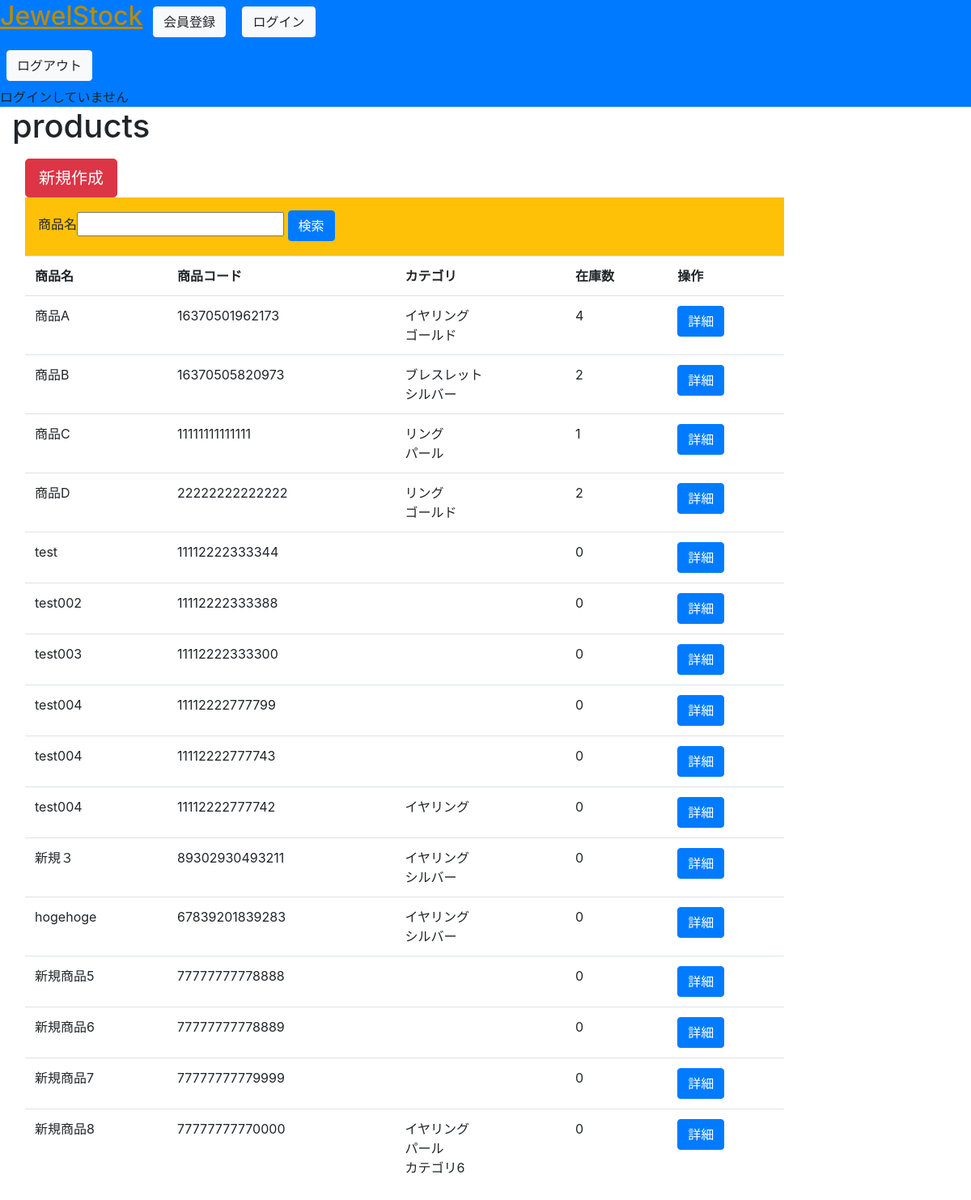
The page /product on the database as committed earlier.
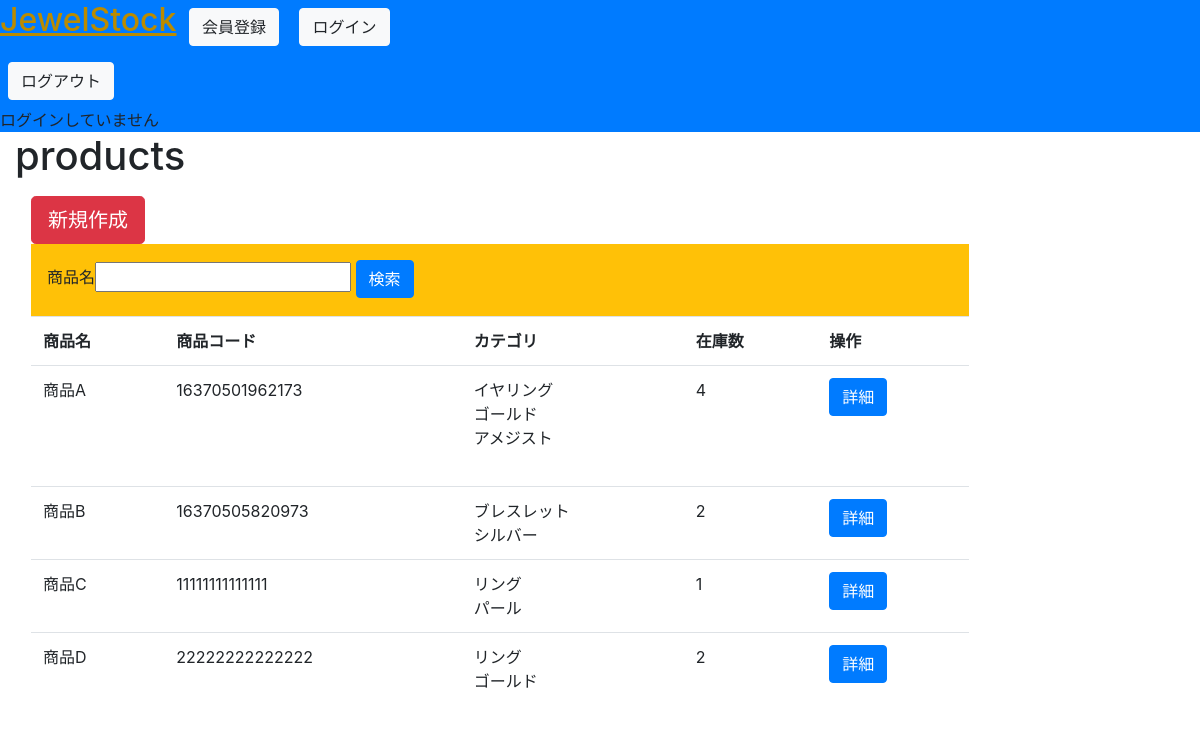
The same page on the database as committed later.
### jewelstock/models.py (models this page shows, shortened)
class Product(models.Model):
    product_code_regex = RegexValidator(regex=r'^[0-9]{14}$')
    product_code = models.PositiveIntegerField(verbose_name='商品コード', primary_key=True, validators=[product_code_regex])
    name = models.CharField(verbose_name='商品名', max_length=200)
    category = models.ManyToManyField(ProductCategory, verbose_name='カテゴリー', blank=True)
    description = models.CharField(verbose_name='商品説明', max_length=400)
    weight = models.CharField(verbose_name='重量', max_length=200, null=True, blank=True)
    size = models.CharField(verbose_name='サイズ', max_length=200, null=True, blank=True)
    price = models.PositiveIntegerField(verbose_name='税込み価格')
    def count_item(self):
        return Item.objects.filter(product=self).count()

class ProductCategory(models.Model):
    name = models.CharField(verbose_name='カテゴリー', max_length=20)
    def __str__(self):
        return self.name

### jewelstock/views.py (the view)
class ProductsView(View):
    def get(self, request, *args, **kwargs):
        context = {}
        context['products'] = Product.objects.all()
        return render(request, 'jewelstock/product/list.html', context)

### templates/jewelstock/product/list.html (shortened to what this page needs)
{% extends "base.html" %}
{% load bootstrap %}
{% block body_title %}products{% endblock %}
{% block content %}
<a href="{% url 'jewelstock:product_create' %}" class='btn btn-lg btn-danger'>新規作成</a>
<form action="" class="form p-3 bg-warning">
    <label>商品名<input type="text" name="keyword" value="{{ request.GET.keyword }}"></label>
    <button type="submit" class="btn btn-primary">検索</button>
</form>
<table class="table">
    <tr>
        <th>商品名</th>
        <th>商品コード</th>
        <th>カテゴリ</th>
        <th>在庫数</th>
        <th>操作</th>
    </tr>
    {% for product in products %}
    <tr>
        <td>{{ product.name }}</td>
        <td>{{ product.product_code }}</td>
        <td>
            {% for category in product.category.all %}
                {{ category }}<br>
            {% endfor %}
        </td>
        <td>
            {{ product.count_item }}
        </td>
        <td>
            <a href="{% url 'jewelstock:product_detail' pk=product.product_code %}" class="btn btn-primary">詳細</a>
        </td>
    </tr>
    {% endfor %}
</table>
{% endblock %}

Rows that differ between the two databases and show on the page:
removed Product: name "test", product_code "11112222333344", count_item "0"
removed Product: name "test002", product_code "11112222333388", count_item "0"
removed Product: name "test003", product_code "11112222333300", count_item "0"
removed Product: name "test004", product_code "11112222777799", count_item "0"
removed Product: name "test004", product_code "11112222777743", count_item "0"
removed Product: name "test004", product_code "11112222777742", count_item "0", ProductCategory (name "イヤリング")
removed Product: name "新規３", product_code "89302930493211", count_item "0", ProductCategory (name "イヤリング"), ProductCategory (name "シルバー")
removed Product: name "hogehoge", product_code "67839201839283", count_item "0", ProductCategory (name "イヤリング"), ProductCategory (name "シルバー")
removed Product: name "新規商品5", product_code "77777777778888", count_item "0"
removed Product: name "新規商品6", product_code "77777777778889", count_item "0"
removed Product: name "新規商品7", product_code "77777777779999", count_item "0"
removed Product: name "新規商品8", product_code "77777777770000", count_item "0", ProductCategory (name "イヤリング"), ProductCategory (name "パール")
removed ProductCategory: name "カテゴリ6", shown under "新規商品8"
changed Product "商品A": gains ProductCategory (name "アメジスト")
